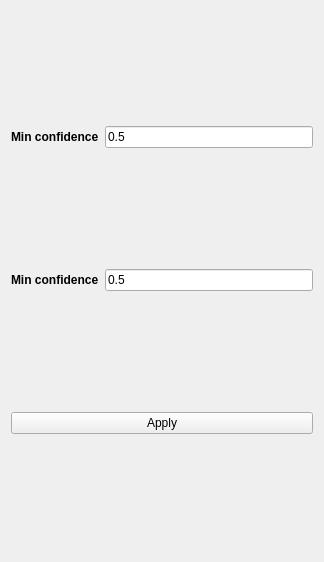
          <widget class="QWidget" name="page_6">
           <property name="geometry">
            <rect>
             <x>0</x>
             <y>0</y>
             <width>324</width>
             <height>562</height>
            </rect>
           </property>
           <attribute name="label">
            <string>Pose detection</string>
           </attribute>
           <layout class="QVBoxLayout" name="verticalLayout_8">
            <item>
             <layout class="QHBoxLayout" name="horizontalLayout_13">
              <item>
               <widget class="QLabel" name="label_13">
                <property name="font">
                 <font>
                  <weight>75</weight>
                  <bold>true</bold>
                 </font>
                </property>
                <property name="text">
                 <string>Min confidence</string>
                </property>
               </widget>
              </item>
              <item>
               <widget class="QLineEdit" name="min_detection_confidence">
                <property name="text">
                 <string>0.5</string>
                </property>
               </widget>
              </item>
             </layout>
            </item>
            <item>
             <layout class="QHBoxLayout" name="horizontalLayout_14">
              <item>
               <widget class="QLabel" name="label_14">
                <property name="font">
                 <font>
                  <weight>75</weight>
                  <bold>true</bold>
                 </font>
                </property>
                <property name="text">
                 <string>Min confidence</string>
                </property>
               </widget>
              </item>
              <item>
               <widget class="QLineEdit" name="min_tracking_confidence">
                <property name="text">
                 <string>0.5</string>
                </property>
               </widget>
              </item>
             </layout>
            </item>
            <item>
             <widget class="QPushButton" name="apply_pose">
              <property name="text">
               <string>Apply</string>
              </property>
             </widget>
            </item>
           </layout>
          </widget>
